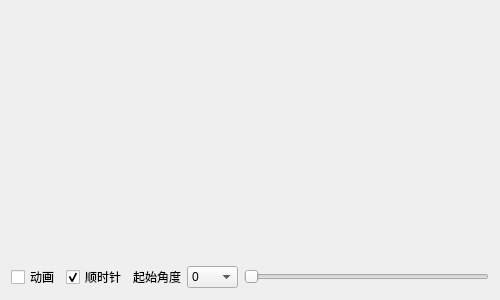
<?xml version="1.0" encoding="UTF-8"?>
<ui version="4.0">
 <class>frmProgressRing</class>
 <widget class="QWidget" name="frmProgressRing">
  <property name="geometry">
   <rect>
    <x>0</x>
    <y>0</y>
    <width>500</width>
    <height>300</height>
   </rect>
  </property>
  <property name="windowTitle">
   <string>Form</string>
  </property>
  <layout class="QGridLayout" name="gridLayout">
   <item row="0" column="0">
    <widget class="QEXTProgressRing" name="progressRing1" native="true">
     <property name="sizePolicy">
      <sizepolicy hsizetype="Preferred" vsizetype="Expanding">
       <horstretch>0</horstretch>
       <verstretch>0</verstretch>
      </sizepolicy>
     </property>
    </widget>
   </item>
   <item row="0" column="1">
    <widget class="QEXTProgressRing" name="progressRing2" native="true">
     <property name="sizePolicy">
      <sizepolicy hsizetype="Preferred" vsizetype="Expanding">
       <horstretch>0</horstretch>
       <verstretch>0</verstretch>
      </sizepolicy>
     </property>
    </widget>
   </item>
   <item row="0" column="2">
    <widget class="QEXTProgressRing" name="progressRing3" native="true">
     <property name="sizePolicy">
      <sizepolicy hsizetype="Preferred" vsizetype="Expanding">
       <horstretch>0</horstretch>
       <verstretch>0</verstretch>
      </sizepolicy>
     </property>
    </widget>
   </item>
   <item row="1" column="0">
    <widget class="QEXTProgressRing" name="progressRing4" native="true">
     <property name="sizePolicy">
      <sizepolicy hsizetype="Preferred" vsizetype="Expanding">
       <horstretch>0</horstretch>
       <verstretch>0</verstretch>
      </sizepolicy>
     </property>
    </widget>
   </item>
   <item row="1" column="1">
    <widget class="QEXTProgressRing" name="progressRing5" native="true">
     <property name="sizePolicy">
      <sizepolicy hsizetype="Preferred" vsizetype="Expanding">
       <horstretch>0</horstretch>
       <verstretch>0</verstretch>
      </sizepolicy>
     </property>
    </widget>
   </item>
   <item row="1" column="2">
    <widget class="QEXTProgressRing" name="progressRing6" native="true">
     <property name="sizePolicy">
      <sizepolicy hsizetype="Preferred" vsizetype="Expanding">
       <horstretch>0</horstretch>
       <verstretch>0</verstretch>
      </sizepolicy>
     </property>
    </widget>
   </item>
   <item row="2" column="0" colspan="3">
    <layout class="QHBoxLayout" name="horizontalLayout">
     <item>
      <widget class="QCheckBox" name="ckAnimation">
       <property name="text">
        <string>动画</string>
       </property>
      </widget>
     </item>
     <item>
      <widget class="QCheckBox" name="ckClockWise">
       <property name="text">
        <string>顺时针</string>
       </property>
       <property name="checked">
        <bool>true</bool>
       </property>
      </widget>
     </item>
     <item>
      <widget class="QLabel" name="labStartAngle">
       <property name="text">
        <string>起始角度</string>
       </property>
      </widget>
     </item>
     <item>
      <widget class="QComboBox" name="cboxStartAngle">
       <item>
        <property name="text">
         <string>0</string>
        </property>
       </item>
       <item>
        <property name="text">
         <string>45</string>
        </property>
       </item>
       <item>
        <property name="text">
         <string>90</string>
        </property>
       </item>
       <item>
        <property name="text">
         <string>135</string>
        </property>
       </item>
       <item>
        <property name="text">
         <string>180</string>
        </property>
       </item>
       <item>
        <property name="text">
         <string>225</string>
        </property>
       </item>
       <item>
        <property name="text">
         <string>270</string>
        </property>
       </item>
       <item>
        <property name="text">
         <string>315</string>
        </property>
       </item>
       <item>
        <property name="text">
         <string>360</string>
        </property>
       </item>
      </widget>
     </item>
     <item>
      <widget class="QSlider" name="horizontalSlider">
       <property name="maximum">
        <number>100</number>
       </property>
       <property name="orientation">
        <enum>Qt::Horizontal</enum>
       </property>
      </widget>
     </item>
    </layout>
   </item>
  </layout>
 </widget>
 <customwidgets>
  <customwidget>
   <class>QEXTProgressRing</class>
   <extends>QWidget</extends>
   <header>qextProgressRing.h</header>
  </customwidget>
 </customwidgets>
 <resources/>
 <connections/>
</ui>
